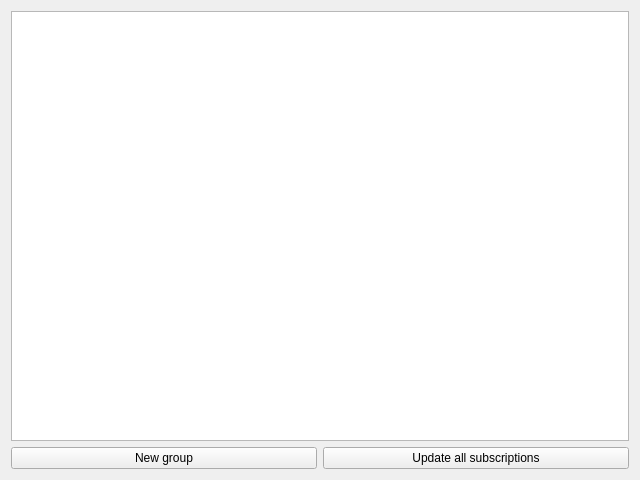
<?xml version="1.0" encoding="UTF-8"?>
<ui version="4.0">
 <class>DialogManageGroups</class>
 <widget class="QWidget" name="DialogManageGroups">
  <property name="geometry">
   <rect>
    <x>0</x>
    <y>0</y>
    <width>640</width>
    <height>480</height>
   </rect>
  </property>
  <property name="focusPolicy">
   <enum>Qt::TabFocus</enum>
  </property>
  <property name="windowTitle">
   <string>Groups</string>
  </property>
  <layout class="QVBoxLayout" name="verticalLayout">
   <item>
    <widget class="QListWidget" name="listWidget">
     <property name="focusPolicy">
      <enum>Qt::NoFocus</enum>
     </property>
    </widget>
   </item>
   <item>
    <layout class="QHBoxLayout" name="horizontalLayout">
     <item>
      <widget class="QPushButton" name="add">
       <property name="focusPolicy">
        <enum>Qt::NoFocus</enum>
       </property>
       <property name="text">
        <string>New group</string>
       </property>
      </widget>
     </item>
     <item>
      <widget class="QPushButton" name="update_all">
       <property name="focusPolicy">
        <enum>Qt::NoFocus</enum>
       </property>
       <property name="text">
        <string>Update all subscriptions</string>
       </property>
      </widget>
     </item>
    </layout>
   </item>
  </layout>
 </widget>
 <resources/>
 <connections/>
</ui>
